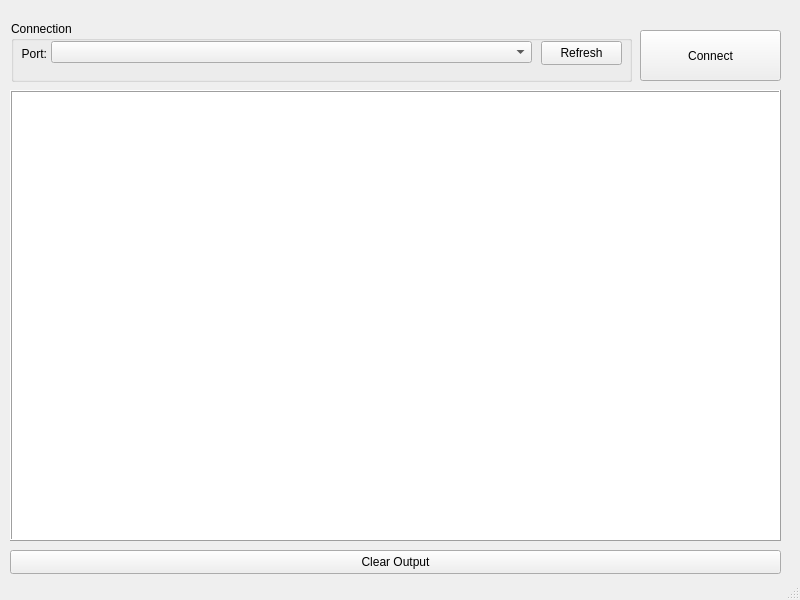
<?xml version="1.0" encoding="UTF-8"?>
<ui version="4.0">
 <author>Iggy Zomboid</author>
 <class>MainWindow</class>
 <widget class="QMainWindow" name="MainWindow">
  <property name="geometry">
   <rect>
    <x>0</x>
    <y>0</y>
    <width>800</width>
    <height>600</height>
   </rect>
  </property>
  <property name="windowTitle">
   <string notr="true">Igg Serial Monitor</string>
  </property>
  <widget class="QWidget" name="centralwidget">
   <widget class="QTextEdit" name="output_text">
    <property name="enabled">
     <bool>true</bool>
    </property>
    <property name="geometry">
     <rect>
      <x>10</x>
      <y>90</y>
      <width>771</width>
      <height>451</height>
     </rect>
    </property>
    <property name="acceptDrops">
     <bool>false</bool>
    </property>
    <property name="frameShape">
     <enum>QFrame::Box</enum>
    </property>
    <property name="frameShadow">
     <enum>QFrame::Raised</enum>
    </property>
    <property name="readOnly">
     <bool>true</bool>
    </property>
   </widget>
   <widget class="QGroupBox" name="connectionBox">
    <property name="geometry">
     <rect>
      <x>11</x>
      <y>21</y>
      <width>621</width>
      <height>61</height>
     </rect>
    </property>
    <property name="title">
     <string>Connection</string>
    </property>
    <widget class="QComboBox" name="port_comboBox">
     <property name="geometry">
      <rect>
       <x>40</x>
       <y>20</y>
       <width>481</width>
       <height>22</height>
      </rect>
     </property>
     <property name="sizePolicy">
      <sizepolicy hsizetype="Maximum" vsizetype="Fixed">
       <horstretch>0</horstretch>
       <verstretch>0</verstretch>
      </sizepolicy>
     </property>
     <property name="maximumSize">
      <size>
       <width>520</width>
       <height>16777215</height>
      </size>
     </property>
    </widget>
    <widget class="QLabel" name="label">
     <property name="geometry">
      <rect>
       <x>11</x>
       <y>25</y>
       <width>25</width>
       <height>16</height>
      </rect>
     </property>
     <property name="sizePolicy">
      <sizepolicy hsizetype="Preferred" vsizetype="Fixed">
       <horstretch>0</horstretch>
       <verstretch>0</verstretch>
      </sizepolicy>
     </property>
     <property name="text">
      <string>Port:</string>
     </property>
     <property name="alignment">
      <set>Qt::AlignRight|Qt::AlignTrailing|Qt::AlignVCenter</set>
     </property>
    </widget>
    <widget class="QPushButton" name="refresh_ports_Button">
     <property name="geometry">
      <rect>
       <x>530</x>
       <y>20</y>
       <width>81</width>
       <height>24</height>
      </rect>
     </property>
     <property name="sizePolicy">
      <sizepolicy hsizetype="Fixed" vsizetype="Fixed">
       <horstretch>0</horstretch>
       <verstretch>0</verstretch>
      </sizepolicy>
     </property>
     <property name="text">
      <string>Refresh</string>
     </property>
    </widget>
   </widget>
   <widget class="QPushButton" name="connect_button">
    <property name="geometry">
     <rect>
      <x>640</x>
      <y>30</y>
      <width>141</width>
      <height>51</height>
     </rect>
    </property>
    <property name="text">
     <string>Connect</string>
    </property>
   </widget>
   <widget class="QPushButton" name="clear_button">
    <property name="geometry">
     <rect>
      <x>10</x>
      <y>550</y>
      <width>771</width>
      <height>24</height>
     </rect>
    </property>
    <property name="text">
     <string>Clear Output</string>
    </property>
   </widget>
  </widget>
  <widget class="QStatusBar" name="statusbar"/>
 </widget>
 <resources/>
 <connections/>
 <buttongroups>
  <buttongroup name="view_radio_buttons_group"/>
 </buttongroups>
</ui>
